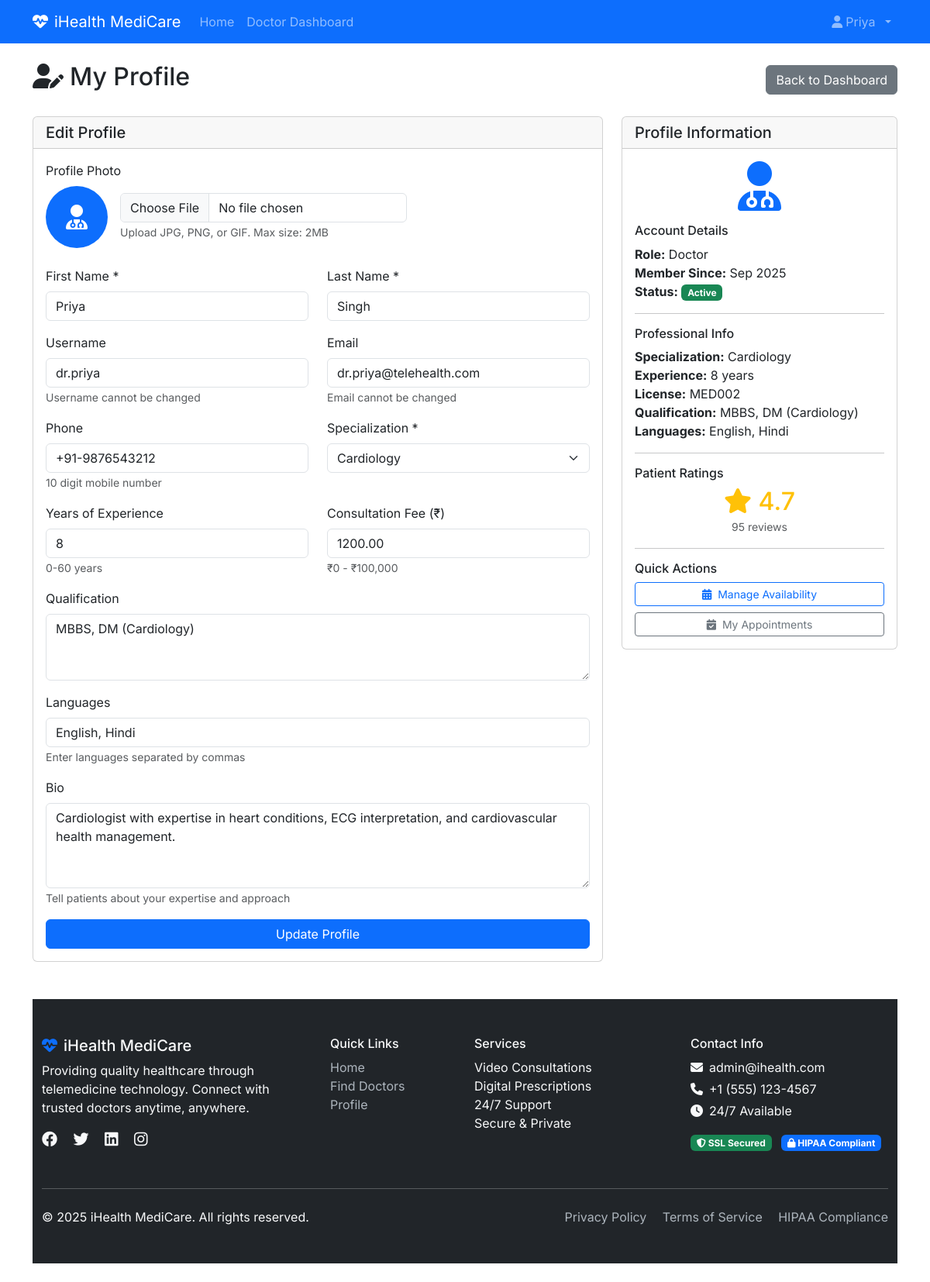
The page /doctor/profile.php (signed in) on the database its author committed.
### tables this page shows
CREATE TABLE doctor_profiles (
    id INT PRIMARY KEY AUTO_INCREMENT,
    user_id INT UNIQUE NOT NULL,
    specialization_id INT NOT NULL,
    license_number VARCHAR(100) UNIQUE NOT NULL,
    experience_years INT DEFAULT 0,
    qualification TEXT NOT NULL,
    consultation_fee DECIMAL(10,2) NOT NULL DEFAULT 500.00,
    bio TEXT,
    languages VARCHAR(200) DEFAULT 'English, Hindi',
    availability_start TIME DEFAULT '09:00:00',
    availability_end TIME DEFAULT '18:00:00',
    available_days VARCHAR(255) DEFAULT 'monday,tuesday,wednesday,thursday,friday,saturday' COMMENT 'Comma-separated list of available days',
    rating DECIMAL(3,2) DEFAULT 0.00,
    total_reviews INT DEFAULT 0,
    clinic_name VARCHAR(200),
    clinic_address TEXT,
    is_verified BOOLEAN DEFAULT FALSE,
    created_at TIMESTAMP DEFAULT CURRENT_TIMESTAMP,
    updated_at TIMESTAMP DEFAULT CURRENT_TIMESTAMP ON UPDATE CURRENT_TIMESTAMP,

    FOREIGN KEY (user_id) REFERENCES users(id) ON DELETE CASCADE,
    FOREIGN KEY (specialization_id) REFERENCES specializations(id) ON DELETE RESTRICT,
    INDEX idx_specialization (specialization_id),
    INDEX idx_rating (rating),
    INDEX idx_fee (consultation_fee)
);

CREATE TABLE users (
    id INT PRIMARY KEY AUTO_INCREMENT,
    username VARCHAR(50) UNIQUE NOT NULL,
    email VARCHAR(100) UNIQUE NOT NULL,
    password VARCHAR(255) NOT NULL,
    role ENUM('admin', 'doctor', 'patient') NOT NULL,
    first_name VARCHAR(50) NOT NULL,
    last_name VARCHAR(50) NOT NULL,
    phone VARCHAR(20),
    profile_picture VARCHAR(255),
    address TEXT,
    city VARCHAR(100),
    state VARCHAR(100),
    country VARCHAR(100) DEFAULT 'India',
    postal_code VARCHAR(20),
    date_of_birth DATE,
    gender ENUM('male', 'female', 'other'),
    status ENUM('active', 'inactive', 'suspended') DEFAULT 'active',
    email_verified BOOLEAN DEFAULT FALSE,
    created_at TIMESTAMP DEFAULT CURRENT_TIMESTAMP,
    updated_at TIMESTAMP DEFAULT CURRENT_TIMESTAMP ON UPDATE CURRENT_TIMESTAMP,

    INDEX idx_role (role),
    INDEX idx_status (status),
    INDEX idx_email (email)
);

CREATE TABLE specializations (
    id INT PRIMARY KEY AUTO_INCREMENT,
    name VARCHAR(100) UNIQUE NOT NULL,
    description TEXT,
    icon VARCHAR(50) DEFAULT 'fas fa-stethoscope',
    created_at TIMESTAMP DEFAULT CURRENT_TIMESTAMP
);

### doctor/profile.php (the view, shortened to what this page needs)
<?php
require_once '../includes/db_connect.php';
$doctor_id = $_SESSION['user_id'];
try {
    $stmt = $db->prepare("
        SELECT u.*, dp.*, s.name as specialization_name
        FROM users u
        LEFT JOIN doctor_profiles dp ON u.id = dp.user_id
        LEFT JOIN specializations s ON dp.specialization_id = s.id
        WHERE u.id = ?
    ");
    $stmt->execute([$doctor_id]);
    $profile = $stmt->fetch();
    $stmt = $db->query("SELECT id, name FROM specializations ORDER BY name");
    $specializations = $stmt->fetchAll();
} catch (PDOException $e) {
    $error = 'Database error: ' . $e->getMessage();
}
require_once '../includes/header.php';
?>
<div class="d-flex justify-content-between align-items-center mb-4">
    <h2><i class="fas fa-user-edit me-2"></i>My Profile</h2>
    <a href="index.php" class="btn btn-secondary">Back to Dashboard</a>
</div>
<div class="row">
    <div class="col-md-8">
        <div class="card">
            <div class="card-header">
                <h5 class="mb-0">Edit Profile</h5>
            </div>
            <div class="card-body">
                <form method="POST" action="" enctype="multipart/form-data">
                    <div class="mb-4">
                        <label class="form-label">Profile Photo</label>
                        <div class="d-flex align-items-center">
                            <div class="me-3">
                                <?php if (!empty($profile['profile_picture'])): ?>
                                    <img src="<?php echo getPageUrl($profile['profile_picture']); ?>"
                                         alt="Profile Picture"
                                         class="rounded-circle"
                                         style="width: 80px; height: 80px; object-fit: cover;"
                                         id="profile-preview">
                                <?php else: ?>
                                    <div class="bg-primary rounded-circle d-inline-flex align-items-center justify-content-center"
                                         style="width: 80px; height: 80px;" id="profile-preview">
                                        <i class="fas fa-user-md text-white fa-2x"></i>
                                    </div>
                                <?php endif; ?>
                            </div>
                            <div>
                                <input type="file" class="form-control" id="profile_picture" name="profile_picture"
                                       accept="image/*" onchange="previewImage(this)">
                                <small class="text-muted">Upload JPG, PNG, or GIF. Max size: 2MB</small>
                            </div>
                        </div>
                    </div>
                    <div class="row">
                        <div class="col-md-6">
                            <div class="mb-3">
                                <label for="first_name" class="form-label">First Name *</label>
                                <input type="text" class="form-control" id="first_name" name="first_name"
                                       value="<?php echo htmlspecialchars($profile['first_name'] ?? ''); ?>" required>
                            </div>
                        </div>
                        <div class="col-md-6">
                            <div class="mb-3">
                                <label for="last_name" class="form-label">Last Name *</label>
                                <input type="text" class="form-control" id="last_name" name="last_name"
                                       value="<?php echo htmlspecialchars($profile['last_name'] ?? ''); ?>" required>
                            </div>
                        </div>
                    </div>
                    <div class="row">
                        <div class="col-md-6">
                            <div class="mb-3">
                                <label for="username" class="form-label">Username</label>
                                <input type="text" class="form-control" id="username"
                                       value="<?php echo htmlspecialchars($profile['username'] ?? ''); ?>" readonly>
                                <small class="text-muted">Username cannot be changed</small>
                            </div>
                        </div>
                        <div class="col-md-6">
                            <div class="mb-3">
                                <label for="email" class="form-label">Email</label>
                                <input type="email" class="form-control" id="email"
                                       value="<?php echo htmlspecialchars($profile['email'] ?? ''); ?>" readonly>
                                <small class="text-muted">Email cannot be changed</small>
                            </div>
                        </div>
                    </div>
                    <div class="row">
                        <div class="col-md-6">
                            <div class="mb-3">
                                <label for="phone" class="form-label">Phone</label>
                                <input type="tel" class="form-control" id="phone" name="phone"
                                       value="<?php echo htmlspecialchars($profile['phone'] ?? ''); ?>"
                                       pattern="[0-9]{10}"
                                       title="Phone number must be exactly 10 digits"
                                       maxlength="10">
                                <small class="text-muted">10 digit mobile number</small>
                            </div>
                        </div>
                        <div class="col-md-6">
                            <div class="mb-3">
                                <label for="specialization_id" class="form-label">Specialization *</label>
                                <select class="form-select" id="specialization_id" name="specialization_id" required>
                                    <?php foreach ($specializations as $spec): ?>
                                        <option value="<?php echo $spec['id']; ?>"
                                                <?php echo ($profile['specialization_id'] == $spec['id']) ? 'selected' : ''; ?>>
                                            <?php echo htmlspecialchars($spec['name']); ?>
                                        </option>
                                    <?php endforeach; ?>
                                </select>
                            </div>
                        </div>
                    </div>
                    <div class="row">
                        <div class="col-md-6">
                            <div class="mb-3">
                                <label for="experience_years" class="form-label">Years of Experience</label>
                                <input type="number" class="form-control" id="experience_years" name="experience_years"
                                       value="<?php echo $profile['experience_years'] ?? ''; ?>" min="0" max="60">
                                <small class="text-muted">0-60 years</small>
                            </div>
                        </div>
                        <div class="col-md-6">
                            <div class="mb-3">
                                <label for="consultation_fee" class="form-label">Consultation Fee (₹)</label>
                                <input type="number" class="form-control" id="consultation_fee" name="consultation_fee"
                                       value="<?php echo $profile['consultation_fee'] ?? ''; ?>" min="0" max="100000" step="1">
                                <small class="text-muted">₹0 - ₹100,000</small>
                            </div>
                        </div>
                    </div>
                    <div class="mb-3">
                        <label for="qualification" class="form-label">Qualification</label>
                        <textarea class="form-control" id="qualification" name="qualification" rows="3"><?php echo htmlspecialchars($profile['qualification'] ?? ''); ?></textarea>
                    </div>
                    <div class="mb-3">
                        <label for="languages" class="form-label">Languages</label>
                        <input type="text" class="form-control" id="languages" name="languages"
                               value="<?php echo htmlspecialchars($profile['languages'] ?? ''); ?>"
                               placeholder="e.g., English, Hindi, Spanish">
                        <small class="text-muted">Enter languages separated by commas</small>
                    </div>
                    <div class="mb-3">
                        <label for="bio" class="form-label">Bio</label>
                        <textarea class="form-control" id="bio" name="bio" rows="4"><?php echo htmlspecialchars($profile['bio'] ?? ''); ?></textarea>
                        <small class="text-muted">Tell patients about your expertise and approach</small>
                    </div>
                    <div class="d-grid">
                        <button type="submit" class="btn btn-primary">Update Profile</button>
                    </div>
                </form>
            </div>
        </div>
    </div>
    <div class="col-md-4">
        <div class="card">
            <div class="card-header">
                <h5 class="mb-0">Profile Information</h5>
            </div>
            <div class="card-body">
                <div class="text-center mb-3">
                    <i class="fas fa-user-md fa-4x text-primary"></i>
                </div>
                <h6>Account Details</h6>
                <ul class="list-unstyled">
                    <li><strong>Role:</strong> Doctor</li>
                    <li><strong>Member Since:</strong> <?php echo date('M Y', strtotime($profile['created_at'] ?? 'now')); ?></li>
                    <li><strong>Status:</strong>
                        <span class="badge bg-<?php echo $profile['status'] === 'active' ? 'success' : ($profile['status'] === 'suspended' ? 'danger' : 'secondary'); ?>">
                            <?php echo ucfirst($profile['status']); ?>
                        </span>
                    </li>
                </ul>
                <hr>
                <h6>Professional Info</h6>
                <ul class="list-unstyled">
                    <li><strong>Specialization:</strong> <?php echo htmlspecialchars($profile['specialization_name'] ?? 'Not specified'); ?></li>
                    <li><strong>Experience:</strong> <?php echo $profile['experience_years'] ? $profile['experience_years'] . ' years' : 'Not specified'; ?></li>
                    <li><strong>License:</strong> <?php echo htmlspecialchars($profile['license_number'] ?? 'Not specified'); ?></li>
                    <?php if (!empty($profile['qualification'])): ?>
                    <li><strong>Qualification:</strong> <?php echo nl2br(htmlspecialchars($profile['qualification'])); ?></li>
                    <?php endif; ?>
                    <?php if (!empty($profile['languages'])): ?>
                    <li><strong>Languages:</strong> <?php echo htmlspecialchars($profile['languages']); ?></li>
                    <?php endif; ?>
                </ul>
                <hr>
                <h6>Patient Ratings</h6>
                <div class="mb-3">
                    <?php if ($profile['total_reviews'] > 0): ?>
                        <div class="text-center">
                            <div class="h2 text-warning mb-0">
                                <i class="fas fa-star"></i> <?php echo number_format($profile['rating'], 1); ?>
                            </div>
                            <small class="text-muted"><?php echo $profile['total_reviews']; ?> review<?php echo $profile['total_reviews'] != 1 ? 's' : ''; ?></small>
                        </div>
                    <?php endif; ?>
                </div>
                <hr>
                <h6>Quick Actions</h6>
                <div class="d-grid gap-2">
                    <a href="availability.php" class="btn btn-outline-primary btn-sm">
                        <i class="fas fa-calendar-alt me-2"></i>Manage Availability
                    </a>
                    <a href="my_appointments.php" class="btn btn-outline-secondary btn-sm">
                        <i class="fas fa-calendar-check me-2"></i>My Appointments
                    </a>
                </div>
            </div>
        </div>
    </div>
</div>
<?php require_once '../includes/footer.php'; ?>

### assets/css/style.css (style rules this page uses)
body { font-family: 'Inter', sans-serif; }

### rows shown on the page
doctor_profiles: first_name "Priya", last_name "Singh", user.username "dr.priya", user.email "dr.priya@telehealth.com", phone "+91-9876543212", specialization_id "Cardiology", experience_years "8", consultation_fee "1200.00", qualification "MBBS, DM (Cardiology)", languages "English, Hindi", bio "Cardiologist with expertise in heart conditions, ECG interpretation, and cardiovascular health management.", created_at "Sep 2025", user.status "Active", specialization.name "Cardiology", license_number "MED002", rating "4.7", total_reviews "95"

### other values the page prints
SITE_NAME "iHealth MediCare"
$_SESSION['first_name'] "Priya"
ADMIN_EMAIL "admin@ihealth.com"
